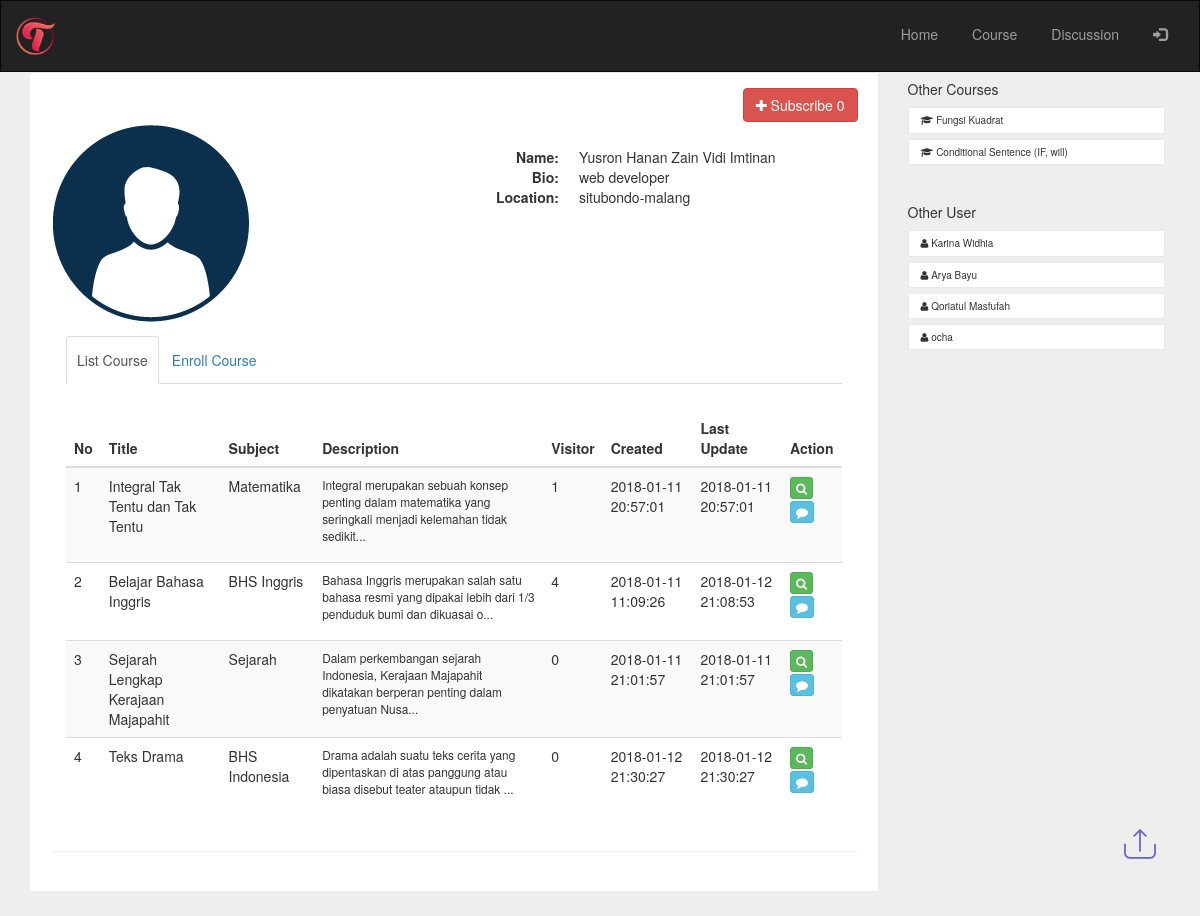
The app's page /yusron with its own data.
### tables this page shows
CREATE TABLE `user` (
  `id_user` int(5) NOT NULL,
  `email` varchar(200) NOT NULL,
  `username` varchar(40) NOT NULL,
  `password` text NOT NULL,
  `name` text NOT NULL,
  `city` varchar(100) NOT NULL,
  `bio` text NOT NULL,
  `photo` varchar(200) NOT NULL DEFAULT 'profile.png',
  `role` int(1) NOT NULL,
  `status` int(1) NOT NULL DEFAULT '0',
  `created_at` datetime NOT NULL,
  `last_update` datetime NOT NULL
);

CREATE TABLE `course_title` (
  `id_title` int(5) NOT NULL,
  `id_user` int(5) NOT NULL,
  `title` varchar(200) NOT NULL,
  `subject` varchar(25) NOT NULL,
  `description` text NOT NULL,
  `thumbnail` text NOT NULL,
  `created_at` datetime NOT NULL,
  `last_update` datetime NOT NULL,
  `status` int(1) NOT NULL DEFAULT '0',
  `pick` int(1) NOT NULL DEFAULT '0',
  `visitor` int(5) NOT NULL,
  `random_code` varchar(11) NOT NULL
);

CREATE TABLE `enroll_course` (
  `id_enroll` int(5) NOT NULL,
  `id_title` int(5) NOT NULL,
  `id_user` int(5) NOT NULL,
  `created_at` datetime NOT NULL
);

### application/controllers/myaccount.php (called while the page is built, shortened)
<?php
class Myaccount extends CI_Controller {
	public function __construct()
	{
		$this->load->model('course_model');
		$this->load->model('auth_model');
		$this->load->model('home_model');
	}
		public function user_profile($usrnm){
		$username = $usrnm;
		$user_id = $this->auth_model->GetUser(['username' => $username])->row('id_user');
		$enrolled = $this->home_model->GetEnrolled($user_id);
		if (empty($user_id)) {
			redirect('eror404');
		}
		else{
		$other_user = $this->home_model->GetOtherUser($user_id);
		$other_courses = $this->home_model->GetOtherCourses($user_id);
		$list_courses = '';
		$title = $this->input->get('title');
		$subject = $this->input->get('subject');
		if (empty($title) && empty($subject)) {
		$list_courses = $this->course_model->GLCUserAccount('',$user_id);
		}
		$username = array();
		$like_amount = array();
		$comment_amount = array();
		$liked = array();
		$subscribed = array();
		$subs_amount = array();
		foreach ($list_courses as $courses) {
			$username[$courses->id_user] = $this->auth_model->GetUser(['id_user' => $courses->id_user])->row('username');
			$like_amount[$courses->id_title] = $this->home_model->GetSelectData('COUNT(id_likecourse) as like_amount',['id_title' => $courses->id_title],'like_course')->row('like_amount');
			$comment_amount[$courses->id_title] = $this->home_model->GetSelectData('COUNT(id_comment) as comment_amount',['id_title' => $courses->id_title],'comment')->row('comment_amount');
		}
		if (!empty($title) || !empty($subject)) {
				$data = [
				'list_subject'	=> $this->course_model->GetSubject(),
				'like_amount'	=> $like_amount,
				'comment_amount'=> $comment_amount,
				'liked'			=> $liked,
				'username' 		=> $username,
				'list_courses' 	=> $list_courses,
				'title'		 	=> $title,
				'subject'		=> $subject,
				'user_info'		=> $this->auth_model->GetUser(['id_user' => $user_id])->row(),
				'subscribed'	=> $subscribed,
				'subs_amount'	=> $subs_amount,
				'username_id'	=> $usrnm,
				'enroll'		=> $enrolled,
				'other_courses' => $other_courses,
				'other_user'    => $other_user,
				'main_view'		=> 'acc_view',
					];
		}
		else{
				$data = [
				'list_subject'	=> $this->course_model->GetSubject(),
				'like_amount'	=> $like_amount,
				'comment_amount'=> $comment_amount,
				'liked'			=> $liked,
				'username' 		=> $username,
				'list_courses' 	=> $list_courses,
				'user_info'		=> $this->auth_model->GetUser(['id_user' => $user_id])->row(),
				'subscribed'	=> $subscribed,
				'subs_amount'	=> $subs_amount,
				'username_id'	=> $usrnm,
				'enroll'		=> $enrolled,
				'other_courses' => $other_courses,
				'other_user'    => $other_user,
				'main_view'		=> 'acc_view',
					];
		}
		$this->load->view('templet', $data);
	}
}
	}

### index.php (called while the page is built, shortened)
<?php
require_once BASEPATH.'core/CodeIgniter.php';

### application/models/course_model.php (called while the page is built, shortened)
<?php
class Course_model extends CI_Model {
    public function GLCUserAccount($keyword,$id_user){
        $user_in = $this->session->userdata('logged_id');
        if ($id_user == $user_in) {
        if (empty($keyword)) {
        return $this->db
            ->where('id_user', $id_user)
            ->where('status !=', '2')
            ->limit(15,0)
            ->get('course_title')
            ->result();
        }
        else{
        return $this->db
            ->where($keyword)
            ->where('id_user', $id_user)
            ->where('status !=', '2')
            ->limit(15,0)
            ->get('course_title')
            ->result();
        }
        }
        else{
        if (empty($keyword)) {
        return $this->db
            ->where('id_user', $id_user)
            ->where('status', '1')
            ->limit(15,0)
            ->get('course_title')
            ->result();
        }
        }
    }
	public function GetSubject(){
		return $this->db->where('type', 'subject')->order_by('text','ASC')->get('config')->result();
	}
}

### application/models/home_model.php (called while the page is built, shortened)
<?php
class Home_model extends CI_Model {
  public function GetOtherCourses($id_user){
    return $this->db->limit(6,0)
            ->where(['course_title.status'=>'1','course_title.id_user !='=> $id_user])
            ->where('course_title.id_user !=', $this->session->userdata('logged_id'))
            ->where('enroll_course.id_user !=', $id_user)
            ->join('enroll_course', 'enroll_course.id_title = course_title.id_title')
            ->group_by('course_title.id_title')
            ->get('course_title')
            ->result();
  }
  public function GetOtherUser($id_user){
    return $this->db->limit(6,0)
            ->where(['status'=>'0','id_user !='=> $id_user,])
            ->where('id_user !=', $this->session->userdata('logged_id'))
            ->get('user')
            ->result();
  }
    public function GetSelectData($select,$where,$table)
    {
      return $this->db->select($select)->where($where)->get($table);
    }
}

### application/models/auth_model.php (called while the page is built, shortened)
<?php
class Auth_model extends CI_Model {
	public function GetUser($where)
    {
      return $this->db->where($where)->get('user');
    }
}

### application/views/acc_view.php (the view, shortened to what this page needs)
<div class="container">
<div class="row">
        <div class="col-md-9">
            <div class="wrapper wrapper-content animated fadeInUp">
                <div class="ibox">
                    <div class="ibox-content">
                        <div class="row">
                            <div class="col-lg-12">
                                <div class="m-b-md">
                                  <?php
                  $subss_amount = '0';
                  if ($this->session->userdata('logged_id') == $user_info->id_user) {
                 ?>
                 <button class="btn btn-default btn-xs pull-right" style="margin-left: 25px;"><i class="fa fa-pencil"></i><a href="#" data-toggle="modal" data-target="#edituser"> Edit Account</a></button>
                 <button class="btn btn-default btn-xs pull-right" style="margin-left: 25px;"><i class="fa fa-plus"></i><a href="#" data-toggle="modal" data-target="#modalpost"> Add Course</a></button>
                 <?php
     if(!empty($notif)) {
            echo '<div class="alert alert-warning alert-dismissible" role="alert">
                <button type="button" class="close" data-dismiss="alert" aria-label="Close"><span aria-hidden="true">×</span></button>
                '.$notif.'
            </div>';
          } ?>
                 <button class="btn btn-danger btn-xs pull-right"><a href="#" data-toggle="modal" data-target="" class="subs_false"><i class="fa fa-users"></i> Subscriber  <?php echo $subss_amount; ?></a></button>
                 <?php }
                 else {
                    $text = 'Subscribe';
                    $subs = 'btn-danger';
                    $a_subs ='subs_false' ;
                    $i_subs ='fa fa-plus';
                  ?>
                  <button class="btn <?php echo $subs; ?> subs_in pull-right" id="<?php echo $user_info->id_user; ?>"><a href="#" class="<?php echo $a_subs; ?>"><i class="<?php echo $i_subs; ?>"></i> <?php echo $text; ?>  <?php echo $subss_amount; ?></a></button>
                <?php } ?>
                                </div>
                            </div>
                        </div>
                        <div class="row">
                            <div class="col-lg-5">
                                <?php
                                  if ($this->session->userdata('logged_id') == $user_info->id_user) {
                                   ?>
                                   <form id="formfoto" action="<?php echo base_url();?>myaccount/editphoto" method="post" enctype="multipart/form-data">
                                      <div class="custom-input-file" id="previewavatar" style="background-image:url('<?php echo base_url() ?>assets/images/<?php echo $user_info->photo; ?>');border-radius: 50%; float: left; margin-left: 80px;">
                                          <label class="uploadPhoto">
                                              Edit
                                              <input type="file" id="filefoto" name="photoprofile" class="change-avatar changephoto">
                                          </label>
                                      </div>
                                   </form>
                                   <?php }
                                   else { ?>
                                  <div>
                                      <img src="<?php echo base_url() ?>assets/images/<?php echo $user_info->photo; ?>" alt="" class="img-responsive profile-photo" style="border-radius: 50%; float: left;" height="200px" width="200px" />
                                  </div>
                                      <?php } ?>
                            </div>
                            <div class="col-lg-7" id="cluster_info">
                                <dl class="dl-horizontal" style="margin-top: 25px;">
                                    <dt>Name:</dt> <dd><?php echo $user_info->name; ?></dd>
                                    <dt>Bio:</dt> <dd><?php echo $user_info->bio; ?></dd>
                                    <dt>Location:</dt> <dd><?php echo $user_info->city; ?></dd>
                                </dl>
                            </div>
                        </div>
                        <div class="row m-t-sm">
                            <div class="col-lg-12">
                            <div class="panel blank-panel">
                            <div class="panel-heading">
                                <div class="panel-options">
                                    <ul class="nav nav-tabs">
                                        <li class="active"><a href="#tab-1" data-toggle="tab" aria-expanded="false">List Course</a></li>
                                        <li class=""><a href="#tab-3" data-toggle="tab" aria-expanded="true">Enroll Course</a></li>
                                    </ul>
                                </div>
                            </div>
                            <div class="panel-body">
                            <div class="tab-content">
                            <div class="tab-pane active" id="tab-1">
                             <table class="table table-striped">
                                    <?php if (!empty($list_courses)) { ?>
                                    <thead>
                                    <tr>
                                        <th>No</th>
                                        <th>Title</th>
                                        <th>Subject</th>
                                        <th>Description</th>
                                        <th>Visitor</th>
                                        <th>Created</th>
                                        <th>Last Update</th>
                                        <th>Action</th>
                                    </tr>
                                    </thead>
                                    <tbody>
                                        <?php
                                        $i=1;
                                        foreach ($list_courses as $courses) {  ?>
                                    <tr>
                                        <td><?php echo $i++ ?></td>
                                        <td><?php echo $courses->title ?></td>
                                        <td><?php echo $courses->subject ?></td>
                                        <td>
                                        <p class="small">
                                            <?php echo substr($courses->description, 0,105) ?>...
                                        </p>
                                        </td>
                                        <td><?php echo $courses->visitor ?></td>
                                        <td><?php echo $courses->created_at ?></td>
                                        <td><?php echo $courses->last_update ?></td>
                                        <td><a href="#" data-toggle="modal" data-target="#lesson" id="<?php echo $courses->random_code ?>" class="btn btn-xs btn-success lesson_view" title="enroll course"><i class="fa fa-search"></i></a><br><a href="<?php echo base_url().'discuss/'.$courses->random_code ?>" class="btn btn-xs btn-info" title="discussion course"><i class="fa fa-comment"></i></a><br>
                                        </td>
                                    </tr>
                                    <?php } }
                                    else {
                                      echo '<img src="'.base_url().'assets/images/Asset 44.png" alt="" width="200px" style="display: block;margin: 0 auto;"/>';
                                    } ?>
                                    </tbody>
                                </table>
                            </div>
                            </div>
                            </div>
                            </div>
                            </div>
                        </div>
                    </div>
                </div>
            </div>
        </div>
        <div class="col-md-3">
            <div class="wrapper wrapper-content project-manager">
                <h5>Other Courses</h5>
                <ul class="tag-list" style="padding: 0">
                    <?php foreach ($other_courses as $oc) { ?>
                    <li><a href="#" data-toggle="modal" data-target="#lesson" id="<?php echo $oc->random_code ?>" class="lesson_view" title="enroll course"><i class="fa fa-graduation-cap"></i> <?php echo $oc->title ?></a></li>
                 <?php } ?>
                </ul>
                <br>
                <h5>Other User</h5>
                <ul class="tag-list" style="padding: 0">
                    <?php foreach ($other_user as $ou) { ?>
                    <li><a href="<?php echo base_url().$ou->username; ?>"><i class="fa fa-user"></i> <?php echo $ou->name ?></a></li>
                 <?php } ?>
                </ul>
            </div>
        </div>
    </div>
</div>

### assets/css/style.css (style rules this page uses)
h1,h2,h3,h4,h5,h6 { font-family: 'Lato', sans-serif; }
ul ,ol { padding:0; }
h1,h2,h3,h4,h5,h6 { margin:0; }
@media (max-width:1280px) { .nav>li>a { padding: 13px 10px !important; } }

### assets/css/chocolat.css (style rules this page uses)
body { margin:0; padding:0; }

### application/views/templet.php (style rules this page uses)
body { margin-top:20px; ; }
.project-manager .tag-list li a { font-size: 10px; background-color: white; padding: 5px 12px; color: inherit; border-radius: 2px; border: 1px solid #e7eaec; margin-right: 5px; margin-top: 5px; display: block; }
.ibox { clear: both; margin-bottom: 25px; margin-top: 0; padding: 0; }
.ibox:after, .ibox:before { display: table; }
.ibox-content { background-color: #ffffff; color: inherit; padding: 15px 20px 20px 20px; border-color: #e7eaec; border-image: none; border-style: solid solid none; border-width: 1px 0; }
ul.notes li, ul.tag-list li { list-style: none; }
a.subs_false { color:#fff; }

### application/views/acc_view.php (style rules this page uses)
body { background: #eee; }

### records on screen
user: id_user "Subscribe", photo (placeholder picture), name "Yusron Hanan Zain Vidi Imtinan", bio "web developer", city "situbondo-malang"
course_title: title "Integral Tak Tentu dan Tak Tentu", subject "Matematika", description "Integral merupakan sebuah konsep penting dalam matematika yang seringkali menjadi kelemahan tidak sedikit", visitor "1", created_at "2018-01-11 20:57:01", last_update "2018-01-11 20:57:01"
course_title: title "Belajar Bahasa Inggris", subject "BHS Inggris", description "Bahasa Inggris merupakan salah satu bahasa resmi yang dipakai lebih dari 1/3 penduduk bumi dan dikuasai o", visitor "4", created_at "2018-01-11 11:09:26", last_update "2018-01-12 21:08:53"
course_title: title "Sejarah Lengkap Kerajaan Majapahit", subject "Sejarah", description "Dalam perkembangan sejarah Indonesia, Kerajaan Majapahit dikatakan berperan penting dalam penyatuan Nusa", visitor "0", created_at "2018-01-11 21:01:57", last_update "2018-01-11 21:01:57"
course_title: title "Teks Drama", subject "BHS Indonesia", description "Drama adalah suatu teks cerita yang dipentaskan di atas panggung atau biasa disebut teater ataupun tidak", visitor "0", created_at "2018-01-12 21:30:27", last_update "2018-01-12 21:30:27"
enroll_course: id_title.title "Fungsi Kuadrat"
enroll_course: id_title.title "Conditional Sentence (IF, will)"
user: name "Karina Widhia"
user: name "Arya Bayu"
user: name "Qoriatul Masfufah"
user: name "ocha"

### other values on screen
$subss_amount "0"
